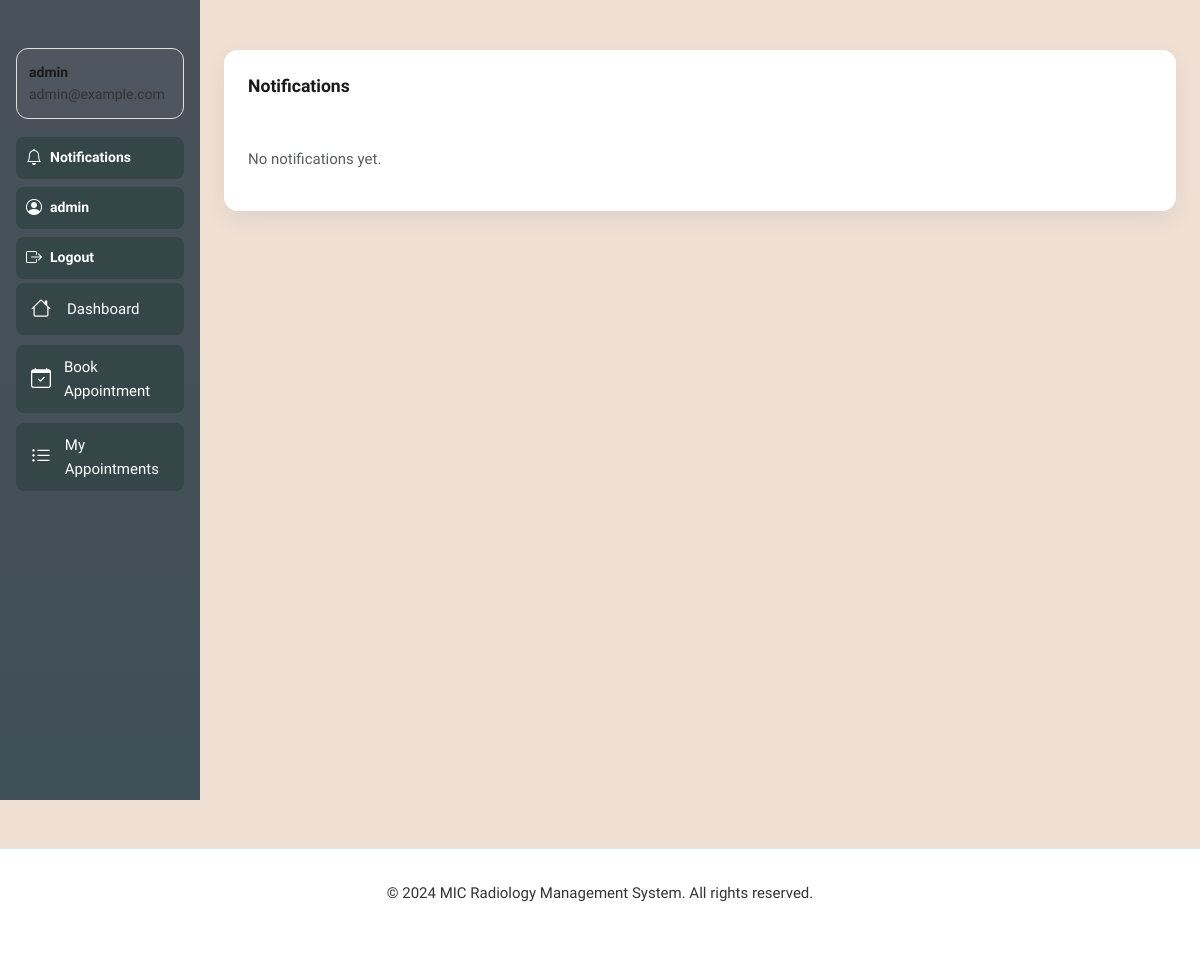
/notifications/list/ (signed in), run on an earlier commit of the app's database.
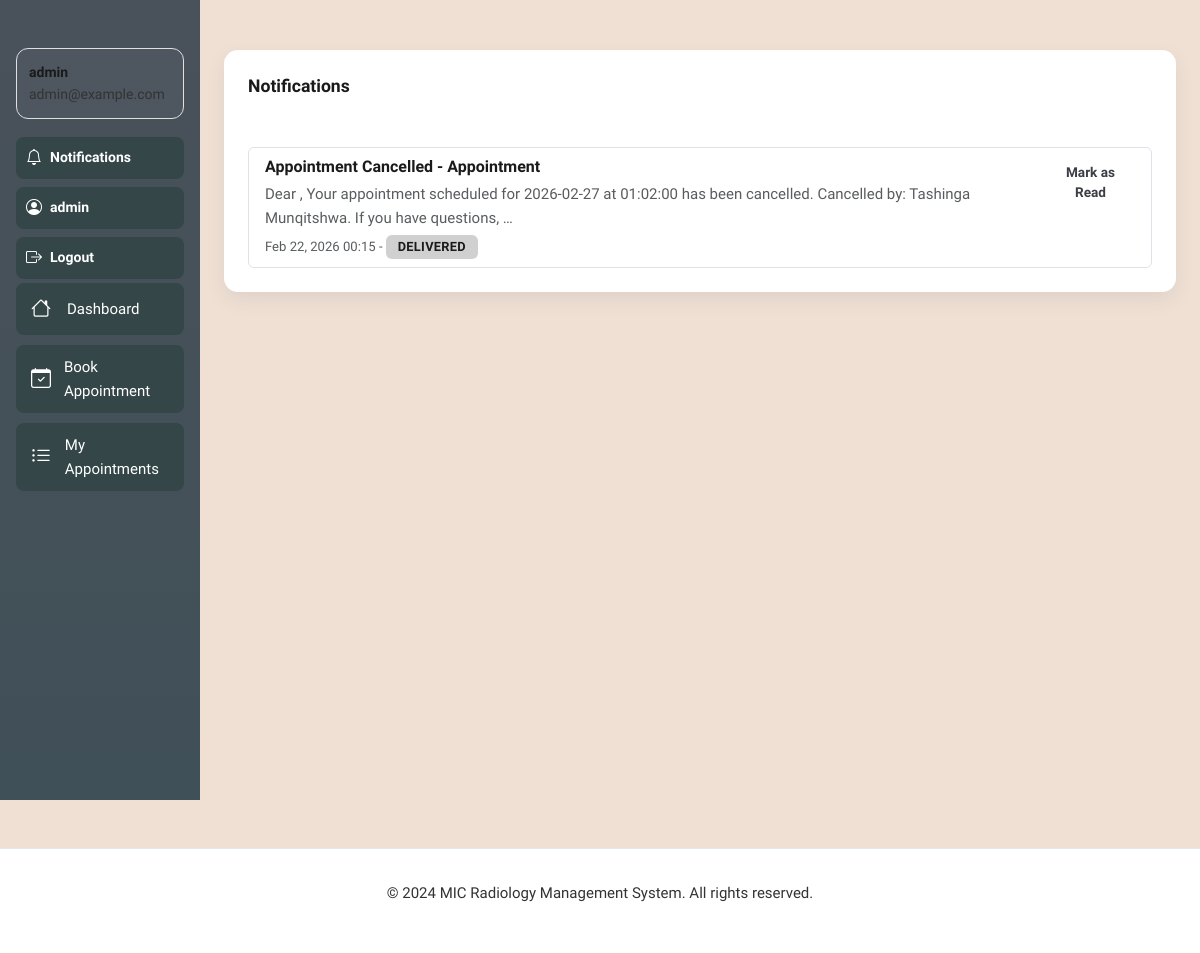
And on a later commit of the database.
### apps/notifications/models.py (models this page shows, shortened)
class Notification(models.Model):
    NOTIFICATION_TYPE_CHOICES = [
        ('appointment_confirmation', 'Appointment Confirmation'),
        ('appointment_reminder', 'Appointment Reminder'),
        ('payment_reminder', 'Payment Reminder'),
        ('report_ready', 'Report Ready'),
        ('appointment_cancelled', 'Appointment Cancelled'),
        ('payment_shortfall', 'Payment Shortfall'),
    ]
    CHANNEL_CHOICES = [
        ('sms', 'SMS'),
        ('email', 'Email'),
        ('both', 'SMS & Email'),
    ]
    STATUS_CHOICES = [
        ('pending', 'Pending'),
        ('sent', 'Sent'),
        ('failed', 'Failed'),
        ('delivered', 'Delivered'),
    ]
    id = models.UUIDField(primary_key=True, default=uuid.uuid4, editable=False)
    recipient = models.ForeignKey(CustomUser, on_delete=models.CASCADE, related_name='notifications')
    notification_type = models.CharField(max_length=30, choices=NOTIFICATION_TYPE_CHOICES)
    channel = models.CharField(max_length=10, choices=CHANNEL_CHOICES)
    status = models.CharField(max_length=20, choices=STATUS_CHOICES, default='pending')
    appointment = models.ForeignKey(Appointment, on_delete=models.CASCADE, null=True, blank=True,
                                    related_name='notifications')
    subject = models.CharField(max_length=200)
    message = models.TextField()
    sent_at = models.DateTimeField(blank=True, null=True)
    delivered_at = models.DateTimeField(blank=True, null=True)
    external_id = models.CharField(max_length=100, blank=True)  # From SMS/Email provider
    error_message = models.TextField(blank=True)
    created_at = models.DateTimeField(auto_now_add=True)
    class Meta:
        ordering = ['-created_at']
        indexes = [
            models.Index(fields=['recipient', 'status']),
            models.Index(fields=['notification_type']),
        ]

### apps/notifications/views.py (the view)
# urls.py: path('list/', views.notification_list, name='notification_list'),
@login_required(login_url='login')
def notification_list(request):
    user_notifications = request.user.notifications.all()
    unread_qs = user_notifications.filter(status__in=['pending', 'sent'])
    if unread_qs.exists():
        unread_qs.update(status='delivered')
    notifications = request.user.notifications.all().order_by('-created_at')
    context = {
        'notifications': notifications,
        'unread_count': 0,
    }
    return render(request, 'notifications/notification_list.html', context)

### apps/users/models.py (called while the page is built)
    def is_patient(self):
        return self.role == 'patient'

### templates/notifications/notification_list.html (shortened to what this page needs)
{% extends 'base.html' %}
{% block content %}
<div class="card" style="margin-top: 50px;">
    <div class="card-header">
        <h5 class="mb-0">Notifications</h5>
    </div>
    <div class="card-body">
        {% if notifications %}
        <div class="list-group">
            {% for notification in notifications %}
            <div class="list-group-item">
                <div class="d-flex w-100 justify-content-between align-items-start">
                    <div>
                        <h6 class="mb-1">{{ notification.subject }}</h6>
                        <p class="mb-1 text-muted">{{ notification.message|truncatewords:20 }}</p>
                        <small class="text-muted">
                            {{ notification.created_at|date:"M d, Y H:i" }} -
                            <span class="badge" style="background: #d0d0d0; color: #1a1a1a;">
                                {{ notification.get_status_display }}
                            </span>
                        </small>
                    </div>
                    {% if not notification.is_read %}
                    <form method="post" action="{% url 'mark_notification_read' notification.id %}" style="display: inline;">
                        <button type="submit" class="btn btn-sm btn-outline-primary">Mark as Read</button>
                    </form>
                    {% endif %}
                </div>
            </div>
            {% endfor %}
        </div>
        {% else %}
        <p class="text-muted">No notifications yet.</p>
        {% endif %}
    </div>
</div>
{% endblock %}

What changed in the data, as far as the page shows it:
added Notification: subject "Appointment Cancelled - Appointment", message "Dear , Your appointment scheduled for 2026-02-27 at 01:02:00 has been cancelled. Cancelled by: Tashinga Munqitshwa. If you have questions, …", created_at "Feb 22, 2026 00:15", status "DELIVERED"
Also different on the page:
text no longer shown: "No notifications yet."
